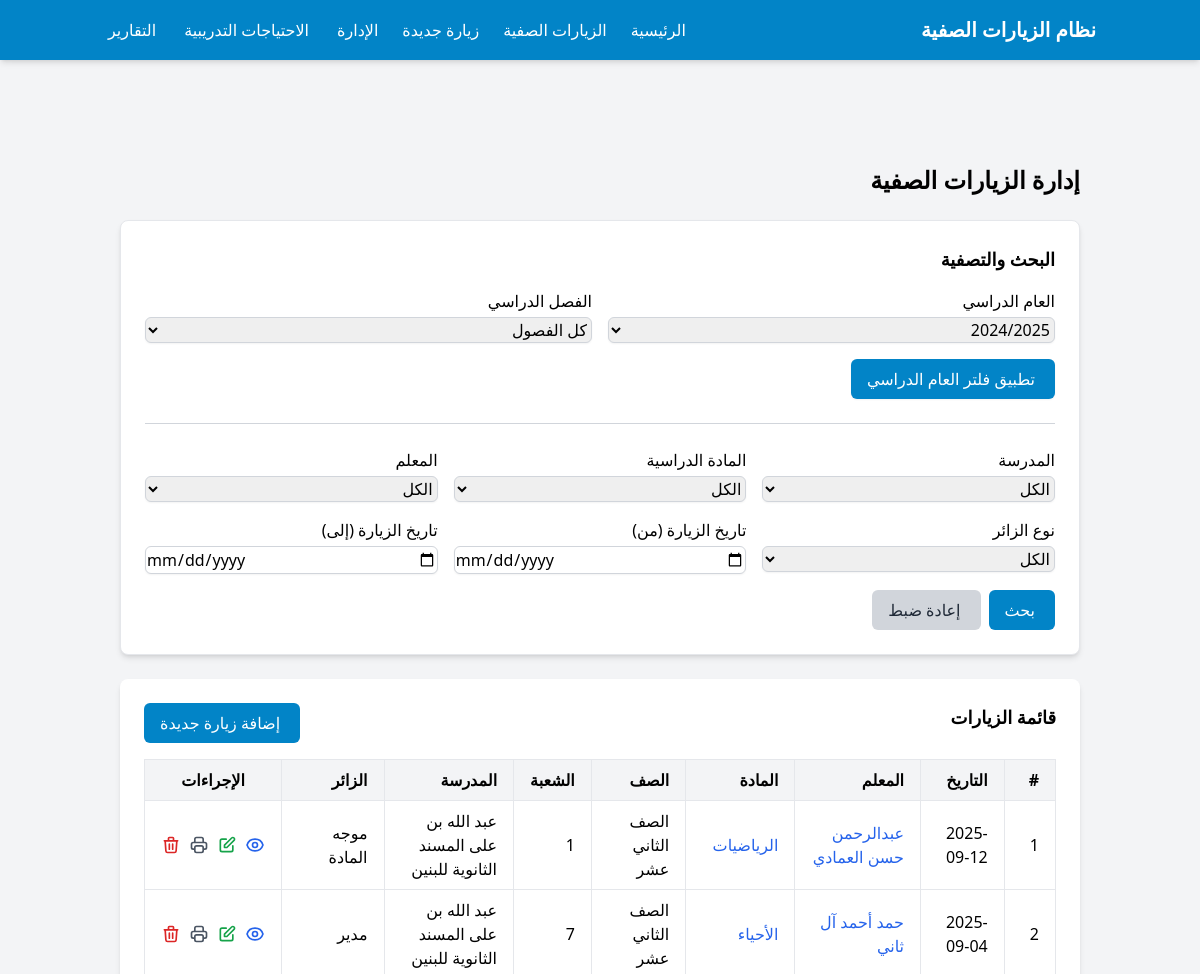
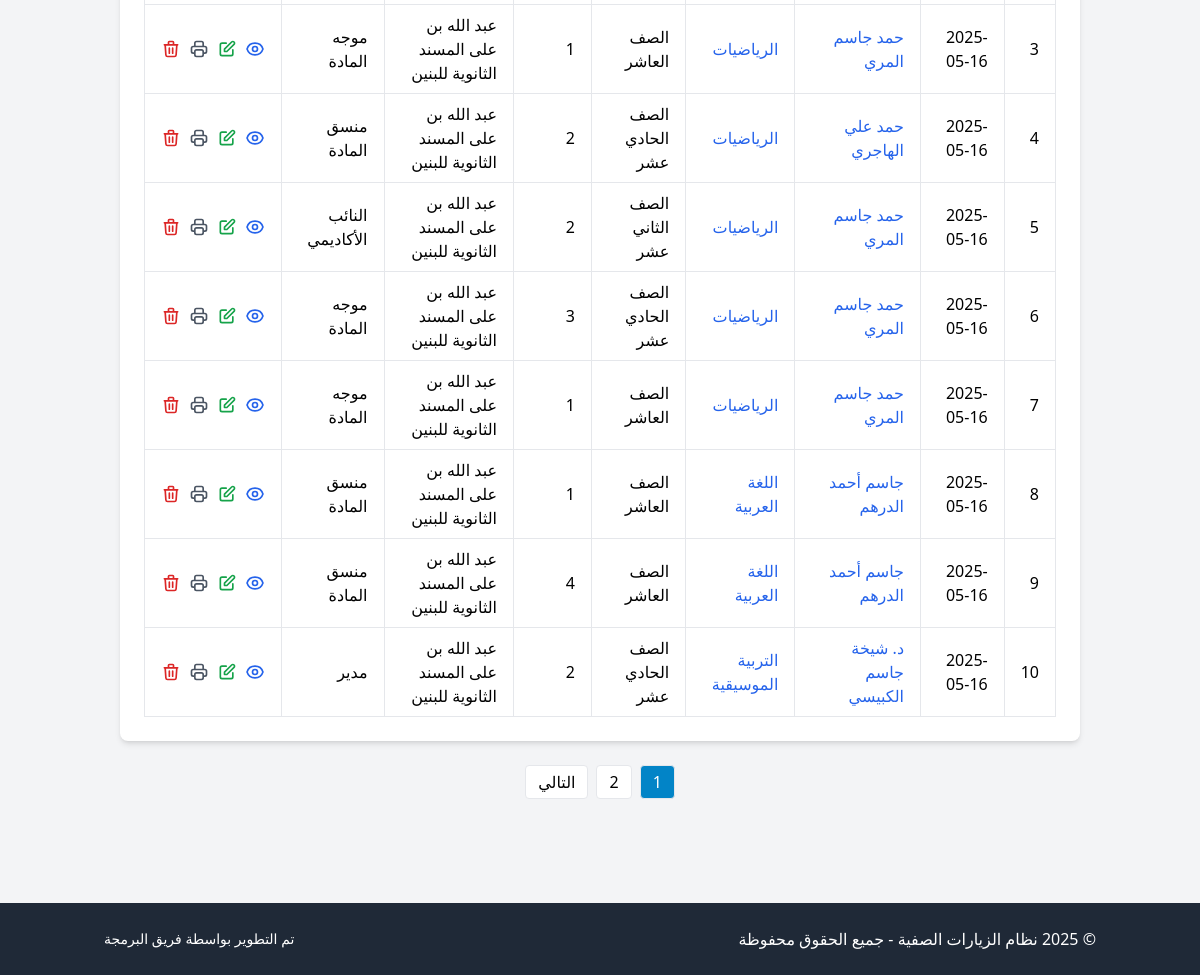
Screenshot of /visits.php with the database file from the repository (2 pictures, top to bottom).
### tables this page shows
CREATE TABLE `visits` (
  `id` int NOT NULL,
  `school_id` int NOT NULL,
  `teacher_id` int NOT NULL,
  `subject_id` int NOT NULL,
  `grade_id` int NOT NULL,
  `section_id` int NOT NULL,
  `level_id` int NOT NULL,
  `visitor_type_id` int NOT NULL,
  `visitor_person_id` int DEFAULT NULL,
  `visit_date` date NOT NULL,
  `academic_year_id` int DEFAULT NULL,
  `visit_type` enum('full','partial') NOT NULL DEFAULT 'full',
  `attendance_type` enum('physical','remote','hybrid') NOT NULL DEFAULT 'physical',
  `has_lab` tinyint(1) NOT NULL DEFAULT '0',
  `general_notes` text,
  `recommendation_notes` text,
  `appreciation_notes` text,
  `total_score` decimal(5,2) DEFAULT NULL,
  `created_at` timestamp NULL DEFAULT CURRENT_TIMESTAMP,
  `updated_at` timestamp NULL DEFAULT CURRENT_TIMESTAMP ON UPDATE CURRENT_TIMESTAMP
);

CREATE TABLE `teachers` (
  `id` int NOT NULL,
  `name` varchar(255) NOT NULL,
  `personal_id` varchar(20) NOT NULL,
  `email` varchar(255) DEFAULT NULL,
  `job_title` varchar(50) NOT NULL DEFAULT '????????',
  `phone` varchar(20) DEFAULT NULL,
  `school_id` int NOT NULL,
  `created_at` timestamp NULL DEFAULT CURRENT_TIMESTAMP,
  `updated_at` timestamp NULL DEFAULT CURRENT_TIMESTAMP ON UPDATE CURRENT_TIMESTAMP
);

CREATE TABLE `subjects` (
  `id` int NOT NULL,
  `name` varchar(255) NOT NULL,
  `school_id` int DEFAULT NULL,
  `is_school_specific` tinyint(1) NOT NULL DEFAULT '0',
  `is_active` tinyint(1) NOT NULL DEFAULT '1',
  `created_by` int DEFAULT NULL,
  `updated_by` int DEFAULT NULL,
  `created_at` timestamp NULL DEFAULT CURRENT_TIMESTAMP,
  `updated_at` timestamp NULL DEFAULT CURRENT_TIMESTAMP ON UPDATE CURRENT_TIMESTAMP
);

CREATE TABLE `grades` (
  `id` int NOT NULL,
  `name` varchar(255) NOT NULL,
  `level_id` int NOT NULL,
  `created_at` timestamp NULL DEFAULT CURRENT_TIMESTAMP,
  `updated_at` timestamp NULL DEFAULT CURRENT_TIMESTAMP ON UPDATE CURRENT_TIMESTAMP
);

CREATE TABLE `sections` (
  `id` int NOT NULL,
  `name` varchar(255) NOT NULL,
  `grade_id` int NOT NULL,
  `school_id` int NOT NULL,
  `created_at` timestamp NULL DEFAULT CURRENT_TIMESTAMP,
  `updated_at` timestamp NULL DEFAULT CURRENT_TIMESTAMP ON UPDATE CURRENT_TIMESTAMP
);

CREATE TABLE `schools` (
  `id` int NOT NULL,
  `name` varchar(255) NOT NULL,
  `phone` varchar(20) DEFAULT NULL,
  `created_at` timestamp NULL DEFAULT CURRENT_TIMESTAMP,
  `updated_at` timestamp NULL DEFAULT CURRENT_TIMESTAMP ON UPDATE CURRENT_TIMESTAMP,
  `school_code` varchar(20) DEFAULT NULL,
  `email` varchar(255) DEFAULT NULL,
  `address` text,
  `logo` varchar(255) DEFAULT NULL
);

CREATE TABLE `visitor_types` (
  `id` int NOT NULL,
  `name` varchar(255) NOT NULL,
  `created_at` timestamp NULL DEFAULT CURRENT_TIMESTAMP,
  `updated_at` timestamp NULL DEFAULT CURRENT_TIMESTAMP ON UPDATE CURRENT_TIMESTAMP
);

### visits.php (the view, shortened to what the rows shown need)
<?php
require_once 'includes/db_connection.php';
require_once 'includes/header.php';
$selected_year_id = $_SESSION['selected_academic_year'];
$items_per_page = 10;
$current_page = isset($_GET['page']) ? max(1, intval($_GET['page'])) : 1;
$offset = ($current_page - 1) * $items_per_page;
$search_condition = " WHERE v.academic_year_id = ?";
$search_params = [$selected_year_id];
$visits_sql = "
    SELECT
        v.id,
        v.visit_date,
        t.id AS teacher_id,
        t.name AS teacher_name,
        s.name AS school_name,
        vt.name AS visitor_type,
        g.name AS grade_name,
        sec.name AS section_name,
        subj.id AS subject_id,
        subj.name AS subject_name
    FROM
        visits v
    JOIN
        teachers t ON v.teacher_id = t.id
    JOIN
        schools s ON v.school_id = s.id
    JOIN
        visitor_types vt ON v.visitor_type_id = vt.id
    JOIN
        grades g ON v.grade_id = g.id
    JOIN
        sections sec ON v.section_id = sec.id
    JOIN
        subjects subj ON v.subject_id = subj.id
    $search_condition
    ORDER BY
        v.visit_date DESC
    LIMIT $offset, $items_per_page
";
try {
    $visits = query($visits_sql, $search_params);
} catch (Exception $e) {
    $visits = [];
    $alert_message = show_alert('حدث خطأ أثناء استرجاع البيانات: ' . $e->getMessage(), 'error');
}
?>
<div class="container mx-auto px-4 py-8" style="margin-top: 20px;">
    <h1 class="text-2xl font-bold mb-6">إدارة الزيارات الصفية</h1>
    <div class="bg-white rounded-lg shadow-md border border-gray-200 p-6 mb-6">
        <h2 class="text-lg font-semibold mb-4">البحث والتصفية</h2>
    </div>
    <div class="bg-white rounded-lg shadow-md p-6">
        <div class="flex justify-between mb-4">
            <h2 class="text-lg font-semibold">قائمة الزيارات</h2>
        </div>
        <?php if (empty($visits)): ?>
            <p class="text-gray-500">لا توجد زيارات مسجلة.</p>
        <?php else: ?>
            <div class="overflow-x-auto">
                <table class="min-w-full border-collapse">
                    <thead>
                        <tr class="bg-gray-100">
                            <th class="px-4 py-2 border text-right">#</th>
                            <th class="px-4 py-2 border text-right">التاريخ</th>
                            <th class="px-4 py-2 border text-right">المعلم</th>
                            <th class="px-4 py-2 border text-right">المادة</th>
                            <th class="px-4 py-2 border text-right">الصف</th>
                            <th class="px-4 py-2 border text-right">الشعبة</th>
                            <th class="px-4 py-2 border text-right">المدرسة</th>
                            <th class="px-4 py-2 border text-right">الزائر</th>
                            <th class="px-4 py-2 border text-center">الإجراءات</th>
                        </tr>
                    </thead>
                    <tbody>
                        <?php foreach ($visits as $index => $visit): ?>
                            <tr class="hover:bg-gray-50">
                                <td class="px-4 py-2 border"><?= $offset + $index + 1 ?></td>
                                <td class="px-4 py-2 border"><?= date('Y-m-d', strtotime($visit['visit_date'])) ?></td>
                                <td class="px-4 py-2 border">
                                    <a href="class_performance_report.php?teacher_id=<?= $visit['teacher_id'] ?>" class="text-blue-600 hover:text-blue-800">
                                        <?= htmlspecialchars($visit['teacher_name']) ?>
                                    </a>
                                </td>
                                <td class="px-4 py-2 border">
                                    <a href="subject_performance_report.php?subject_id=<?= $visit['subject_id'] ?>" class="text-blue-600 hover:text-blue-800">
                                        <?= htmlspecialchars($visit['subject_name']) ?>
                                    </a>
                                </td>
                                <td class="px-4 py-2 border"><?= htmlspecialchars($visit['grade_name']) ?></td>
                                <td class="px-4 py-2 border"><?= htmlspecialchars($visit['section_name']) ?></td>
                                <td class="px-4 py-2 border"><?= htmlspecialchars($visit['school_name']) ?></td>
                                <td class="px-4 py-2 border"><?= htmlspecialchars($visit['visitor_type']) ?></td>
                                <td class="px-4 py-2 border text-center">
                                    <div class="flex space-x-2 space-x-reverse justify-center">
                                        <a href="view_visit.php?id=<?= $visit['id'] ?>" class="text-blue-600 hover:text-blue-800" title="عرض">
                                        </a>
                                        <a href="edit_visit.php?id=<?= $visit['id'] ?>" class="text-green-600 hover:text-green-800" title="تعديل">
                                            <svg xmlns="http://www.w3.org/2000/svg" class="h-5 w-5" fill="none" viewBox="0 0 24 24" stroke="currentColor">
                                                <path stroke-linecap="round" stroke-linejoin="round" stroke-width="2" d="M11 5H6a2 2 0 00-2 2v11a2 2 0 002 2h11a2 2 0 002-2v-5m-1.414-9.414a2 2 0 112.828 2.828L11.828 15H9v-2.828l8.586-8.586z" />
                                            </svg>
                                        </a>
                                        <a href="print_visit.php?id=<?= $visit['id'] ?>" class="text-gray-600 hover:text-gray-800" title="طباعة">
                                        </a>
                                        <a href="delete_visit.php?id=<?= $visit['id'] ?>" class="text-red-600 hover:text-red-800"
                                           onclick="return confirm('هل أنت متأكد من حذف هذه الزيارة؟');" title="حذف">
                                            <svg xmlns="http://www.w3.org/2000/svg" class="h-5 w-5" fill="none" viewBox="0 0 24 24" stroke="currentColor">
                                                <path stroke-linecap="round" stroke-linejoin="round" stroke-width="2" d="M19 7l-.867 12.142A2 2 0 0116.138 21H7.862a2 2 0 01-1.995-1.858L5 7m5 4v6m4-6v6m1-10V4a1 1 0 00-1-1h-4a1 1 0 00-1 1v3M4 7h16" />
                                            </svg>
                                        </a>
                                    </div>
                                </td>
                            </tr>
                        <?php endforeach; ?>
                    </tbody>
                </table>
            </div>
        <?php endif; ?>
    </div>
</div>
<?php
require_once 'includes/footer.php';
?>

### rows the page displays
visits: index "1", visit_date "2025-09-12", teacher.name "عبدالرحمن حسن العمادي", subject.name "الرياضيات", grade.name "الصف الثاني عشر", section.name "1", school.name "عبد الله بن على المسند الثانوية للبنين", visitor_type.name "موجه المادة"
visits: index "2", visit_date "2025-09-04", teacher.name "حمد أحمد آل ثاني", subject.name "الأحياء", grade.name "الصف الثاني عشر", section.name "7", school.name "عبد الله بن على المسند الثانوية للبنين", visitor_type.name "مدير"
visits: index "3", visit_date "2025-05-16", teacher.name "حمد جاسم المري", subject.name "الرياضيات", grade.name "الصف العاشر", section.name "1", school.name "عبد الله بن على المسند الثانوية للبنين", visitor_type.name "موجه المادة"
visits: index "4", visit_date "2025-05-16", teacher.name "حمد علي الهاجري", subject.name "الرياضيات", grade.name "الصف الحادي عشر", section.name "2", school.name "عبد الله بن على المسند الثانوية للبنين", visitor_type.name "منسق المادة"
visits: index "5", visit_date "2025-05-16", teacher.name "حمد جاسم المري", subject.name "الرياضيات", grade.name "الصف الثاني عشر", section.name "2", school.name "عبد الله بن على المسند الثانوية للبنين", visitor_type.name "النائب الأكاديمي"
visits: index "6", visit_date "2025-05-16", teacher.name "حمد جاسم المري", subject.name "الرياضيات", grade.name "الصف الحادي عشر", section.name "3", school.name "عبد الله بن على المسند الثانوية للبنين", visitor_type.name "موجه المادة"
visits: index "7", visit_date "2025-05-16", teacher.name "حمد جاسم المري", subject.name "الرياضيات", grade.name "الصف العاشر", section.name "1", school.name "عبد الله بن على المسند الثانوية للبنين", visitor_type.name "موجه المادة"
visits: index "8", visit_date "2025-05-16", teacher.name "جاسم أحمد الدرهم", subject.name "اللغة العربية", grade.name "الصف العاشر", section.name "1", school.name "عبد الله بن على المسند الثانوية للبنين", visitor_type.name "منسق المادة"
visits: index "9", visit_date "2025-05-16", teacher.name "جاسم أحمد الدرهم", subject.name "اللغة العربية", grade.name "الصف العاشر", section.name "4", school.name "عبد الله بن على المسند الثانوية للبنين", visitor_type.name "منسق المادة"
visits: index "10", visit_date "2025-05-16", teacher.name "د. شيخة جاسم الكبيسي", subject.name "التربية الموسيقية", grade.name "الصف الحادي عشر", section.name "2", school.name "عبد الله بن على المسند الثانوية للبنين", visitor_type.name "مدير"

### other values shown
$app_name "نظام الزيارات الصفية"
form field academic_year_id "2024/2025"
